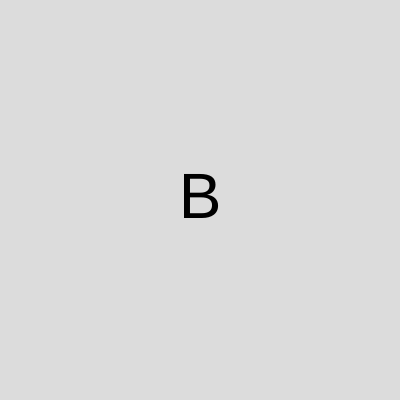
Frame 1 (no input)
Frame 60 (no input): identical to frame 1, image omitted
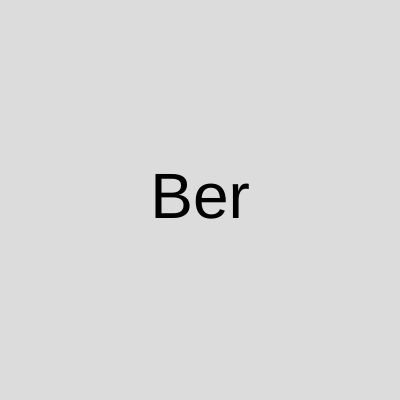
Frame 120 (the mouse pressed at the canvas centre since frame 60)

The p5.js sketch that drew these frames (run headless with seeded random() and noise() and a simulated clock; from frame 60 on, the mouse is pressed at the canvas centre):

// p5.js sketch
// ── sketch.js
let palavra;
function setup() {
  createCanvas(400, 400);

  palavra = palavraAleatoria();
  
}

function palavraAleatoria() {
  
  let palavras = ["Grape", "Cherry", "Berry"];

  return random(palavras);
}

function inicializaCores() {
  
  background(220);
  fill("black");
  textSize(64);
  textAlign(CENTER, CENTER);
}

function palavraParcial (minimo, maximo) {
  let quantidade = map(mouseX, minimo, maximo, 1, palavra.length);
  let parcial = palavra.substring(0, quantidade);
  return parcial;
}

function draw() {
  inicializaCores();

  let parcial = palavraParcial (0, width);
  text (parcial, 200, 200);
  
}
